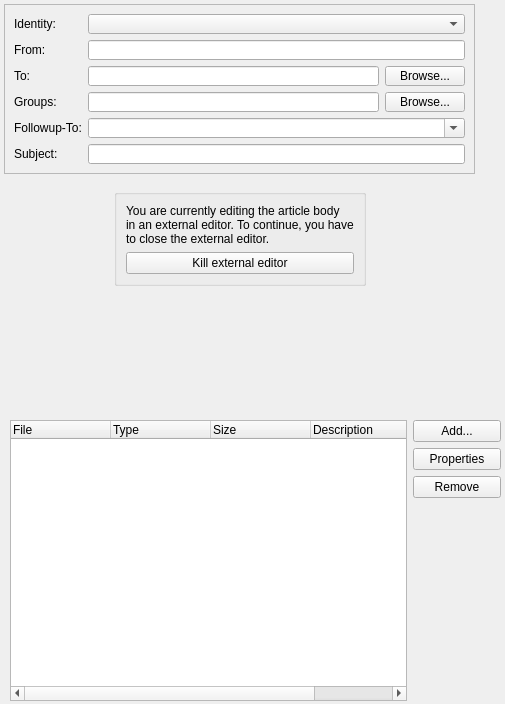
<?xml version="1.0" encoding="UTF-8"?>
<ui version="4.0">
 <author>Olivier Trichet &lt;nive@nivalis.org&gt;</author>
 <class>KNode::Composer::View</class>
 <widget class="QFrame" name="KNode::Composer::View">
  <property name="geometry">
   <rect>
    <x>0</x>
    <y>0</y>
    <width>505</width>
    <height>704</height>
   </rect>
  </property>
  <widget class="QWidget" name="mHeadersBodyWidget" native="true">
   <property name="geometry">
    <rect>
     <x>4</x>
     <y>4</y>
     <width>471</width>
     <height>291</height>
    </rect>
   </property>
   <layout class="QVBoxLayout" name="mLayout1">
    <item>
     <widget class="QFrame" name="mHeadersFrame">
      <property name="sizePolicy">
       <sizepolicy hsizetype="Preferred" vsizetype="Fixed">
        <horstretch>0</horstretch>
        <verstretch>0</verstretch>
       </sizepolicy>
      </property>
      <property name="frameShape">
       <enum>QFrame::StyledPanel</enum>
      </property>
      <property name="frameShadow">
       <enum>QFrame::Raised</enum>
      </property>
      <layout class="QGridLayout" name="mLayout2" columnstretch="0,1,0">
       <item row="0" column="1" colspan="2">
        <widget class="KNode::IdentityComboWrapper" name="mIdentitySelector"/>
       </item>
       <item row="0" column="0">
        <widget class="QLabel" name="mIdentitySelectorLabel">
         <property name="text">
          <string comment="@label:listbox">Identity:</string>
         </property>
        </widget>
       </item>
       <item row="6" column="1" colspan="2">
        <widget class="KNLineEditSpell" name="mSubjectEdit"/>
       </item>
       <item row="3" column="0">
        <widget class="QLabel" name="mToLabel">
         <property name="text">
          <string comment="@label:textbox email recipient of a message">To:</string>
         </property>
         <property name="buddy">
          <cstring>mToEdit</cstring>
         </property>
        </widget>
       </item>
       <item row="3" column="1">
        <widget class="KNLineEdit" name="mToEdit"/>
       </item>
       <item row="3" column="2">
        <widget class="KPushButton" name="mToButton">
         <property name="text">
          <string comment="@action:button open a dialog to choose email recipients">Browse...</string>
         </property>
        </widget>
       </item>
       <item row="4" column="0">
        <widget class="QLabel" name="mGroupsLabel">
         <property name="text">
          <string comment="@label:textbox">Groups:</string>
         </property>
         <property name="buddy">
          <cstring>mGroupsEdit</cstring>
         </property>
        </widget>
       </item>
       <item row="5" column="0">
        <widget class="QLabel" name="mFollowuptoLabel">
         <property name="text">
          <string comment="@label">Followup-To:</string>
         </property>
         <property name="buddy">
          <cstring>mFollowuptoEdit</cstring>
         </property>
        </widget>
       </item>
       <item row="6" column="0">
        <widget class="QLabel" name="mSubjetLabel">
         <property name="text">
          <string comment="@label:textbox subject of a message">Subject:</string>
         </property>
         <property name="buddy">
          <cstring>mSubjectEdit</cstring>
         </property>
        </widget>
       </item>
       <item row="4" column="2">
        <widget class="KPushButton" name="mGroupsButton">
         <property name="text">
          <string comment="@action:button open a dialog to choose newsgroups">Browse...</string>
         </property>
        </widget>
       </item>
       <item row="4" column="1">
        <widget class="KNLineEdit" name="mGroupsEdit"/>
       </item>
       <item row="2" column="0">
        <widget class="QLabel" name="mFromLabel">
         <property name="text">
          <string comment="@label:textbox">From:</string>
         </property>
         <property name="buddy">
          <cstring>mFromEdit</cstring>
         </property>
        </widget>
       </item>
       <item row="2" column="1" colspan="2">
        <widget class="KNLineEdit" name="mFromEdit"/>
       </item>
       <item row="5" column="1" colspan="2">
        <widget class="KNode::Composer::FollowuptoCombobox" name="mFollowuptoEdit">
         <property name="whatsThis">
          <string>&lt;qt&gt;
&lt;p&gt;The group &lt;strong&gt;where the replies to your message should be sent&lt;/strong&gt;. Use this field when you are sending it to more than one group.&lt;br /&gt;
This group is usually the place where you expect the discussion you
  are starting to fit the best.&lt;/p&gt;

&lt;p&gt;Remember to subscribe to this group if you are not yet.&lt;/p&gt;

&lt;p&gt;&lt;note&gt;It is also good practice to indicate the &amp;quot;followup-to&amp;quot;
  in your message to inform readers.&lt;/note&gt;&lt;/p&gt;
&lt;/qt&gt;</string>
         </property>
         <property name="editable">
          <bool>true</bool>
         </property>
        </widget>
       </item>
      </layout>
     </widget>
    </item>
    <item>
     <widget class="QStackedWidget" name="mEditorsStack">
      <property name="currentIndex">
       <number>1</number>
      </property>
      <widget class="KNComposerEditor" name="mEditor">
       <property name="minimumSize">
        <size>
         <width>0</width>
         <height>50</height>
        </size>
       </property>
      </widget>
      <widget class="QWidget" name="mExternalEditorNotification">
       <layout class="QGridLayout" name="mExternalEditorLayout" rowstretch="1,0,2">
        <item row="0" column="1">
         <spacer name="mExtEditVerticalSpacer1">
          <property name="orientation">
           <enum>Qt::Vertical</enum>
          </property>
          <property name="sizeHint" stdset="0">
           <size>
            <width>0</width>
            <height>20</height>
           </size>
          </property>
         </spacer>
        </item>
        <item row="1" column="0">
         <spacer name="mExtEditHorizontalSpacer1">
          <property name="orientation">
           <enum>Qt::Horizontal</enum>
          </property>
          <property name="sizeHint" stdset="0">
           <size>
            <width>0</width>
            <height>0</height>
           </size>
          </property>
         </spacer>
        </item>
        <item row="1" column="1">
         <widget class="QGroupBox" name="groupBox">
          <layout class="QVBoxLayout" name="mExtEditorKillerLayout">
           <item>
            <widget class="QLabel" name="mExternalKillSwitchLabel">
             <property name="text">
              <string>You are currently editing the article body
in an external editor. To continue, you have
to close the external editor.</string>
             </property>
            </widget>
           </item>
           <item>
            <widget class="KPushButton" name="mExternalKillSwitch">
             <property name="text">
              <string comment="@action:button">Kill external editor</string>
             </property>
            </widget>
           </item>
          </layout>
         </widget>
        </item>
        <item row="1" column="2">
         <spacer name="mExtEditHorizontalSpacer2">
          <property name="orientation">
           <enum>Qt::Horizontal</enum>
          </property>
          <property name="sizeHint" stdset="0">
           <size>
            <width>0</width>
            <height>0</height>
           </size>
          </property>
         </spacer>
        </item>
        <item row="2" column="1">
         <spacer name="mExtEditVerticalSpacer2">
          <property name="orientation">
           <enum>Qt::Vertical</enum>
          </property>
          <property name="sizeHint" stdset="0">
           <size>
            <width>0</width>
            <height>20</height>
           </size>
          </property>
         </spacer>
        </item>
       </layout>
      </widget>
     </widget>
    </item>
   </layout>
  </widget>
  <widget class="QWidget" name="mAttachmentWidget" native="true">
   <property name="geometry">
    <rect>
     <x>10</x>
     <y>420</y>
     <width>491</width>
     <height>281</height>
    </rect>
   </property>
   <layout class="QGridLayout" name="gridLayout" columnstretch="1,0">
    <item row="0" column="0" rowspan="4">
     <widget class="KNode::Composer::AttachmentView" name="mAttachmentsList">
      <column>
       <property name="text">
        <string comment="@title:column list of attachments of a message">File</string>
       </property>
      </column>
      <column>
       <property name="text">
        <string comment="@title:column list of attachments of a message">Type</string>
       </property>
      </column>
      <column>
       <property name="text">
        <string comment="@title:column list of attachments of a message">Size</string>
       </property>
      </column>
      <column>
       <property name="text">
        <string comment="@title:column list of attachments of a message">Description</string>
       </property>
      </column>
      <column>
       <property name="text">
        <string comment="@title:column list of attachments of a message">Encoding</string>
       </property>
      </column>
     </widget>
    </item>
    <item row="0" column="1">
     <widget class="KPushButton" name="mAttachmentAddButton">
      <property name="text">
       <string comment="@action:button Open a dialog to add a message attachment">Add...</string>
      </property>
     </widget>
    </item>
    <item row="1" column="1">
     <widget class="KPushButton" name="mAttachmentPropertiesButton">
      <property name="text">
       <string comment="@action:button open a dialog displaying properties of a message attachment">Properties</string>
      </property>
     </widget>
    </item>
    <item row="3" column="1">
     <spacer name="verticalSpacer">
      <property name="orientation">
       <enum>Qt::Vertical</enum>
      </property>
      <property name="sizeHint" stdset="0">
       <size>
        <width>88</width>
        <height>276</height>
       </size>
      </property>
     </spacer>
    </item>
    <item row="2" column="1">
     <widget class="KPushButton" name="mAttachmentRemoveButton">
      <property name="text">
       <string comment="@action:button remove an attachment of a message">Remove</string>
      </property>
     </widget>
    </item>
   </layout>
  </widget>
 </widget>
 <customwidgets>
  <customwidget>
   <class>KPushButton</class>
   <extends>QPushButton</extends>
   <header>kpushbutton.h</header>
  </customwidget>
  <customwidget>
   <class>KNode::IdentityComboWrapper</class>
   <extends>QComboBox</extends>
   <header>configuration/identity_combo_wrapper.h</header>
  </customwidget>
  <customwidget>
   <class>KNLineEdit</class>
   <extends>QLineEdit</extends>
   <header>kncomposer.h</header>
  </customwidget>
  <customwidget>
   <class>KNLineEditSpell</class>
   <extends>QLineEdit</extends>
   <header>kncomposer.h</header>
  </customwidget>
  <customwidget>
   <class>KNComposerEditor</class>
   <extends>QWidget</extends>
   <header>kncomposereditor.h</header>
   <container>1</container>
  </customwidget>
  <customwidget>
   <class>KNode::Composer::AttachmentView</class>
   <extends>QTreeWidget</extends>
   <header>composer/attachment_view.h</header>
  </customwidget>
  <customwidget>
   <class>KNode::Composer::FollowuptoCombobox</class>
   <extends>QComboBox</extends>
   <header>composer/followupto_combobox.h</header>
  </customwidget>
 </customwidgets>
 <tabstops>
  <tabstop>mIdentitySelector</tabstop>
  <tabstop>mFromEdit</tabstop>
  <tabstop>mToEdit</tabstop>
  <tabstop>mToButton</tabstop>
  <tabstop>mGroupsEdit</tabstop>
  <tabstop>mGroupsButton</tabstop>
  <tabstop>mFollowuptoEdit</tabstop>
  <tabstop>mSubjectEdit</tabstop>
  <tabstop>mExternalKillSwitch</tabstop>
  <tabstop>mAttachmentsList</tabstop>
  <tabstop>mAttachmentAddButton</tabstop>
  <tabstop>mAttachmentPropertiesButton</tabstop>
  <tabstop>mAttachmentRemoveButton</tabstop>
 </tabstops>
 <resources/>
 <connections/>
</ui>
